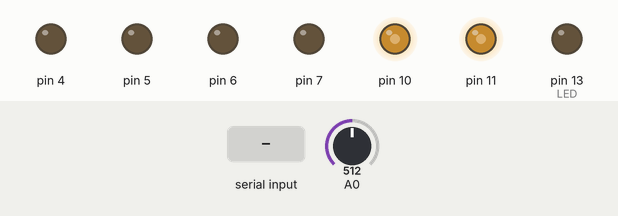
This sketch was run on a simulated Arduino Uno, built with avr-gcc and run on an emulated ATmega328P. On the bench: output pins drawn as LEDs (lit = HIGH). Inputs (shaded band) come from the test bench; at power-on: A0 = 512.

Above: at 1.2 s.
1.3 s: A0 set to 716
At 2.3 s:
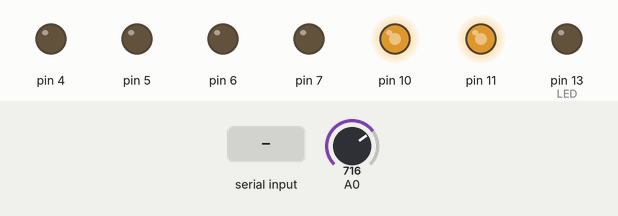
2.8 s: "f" received over Serial
At 3.5 s:
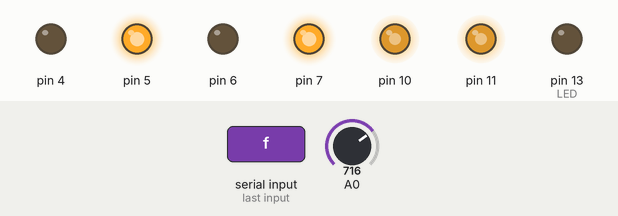
4.3 s: byte 97 ('a') received over Serial
At 4.6 s:
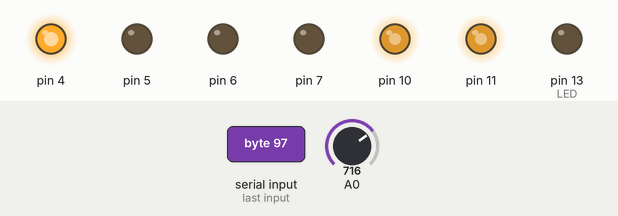
5.8 s: byte 98 ('b') received over Serial
At 7.0 s:
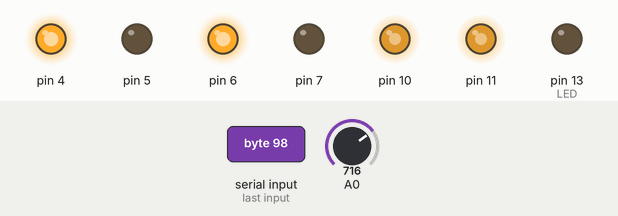
7.3 s: A0 set to 900
At 8.1 s:
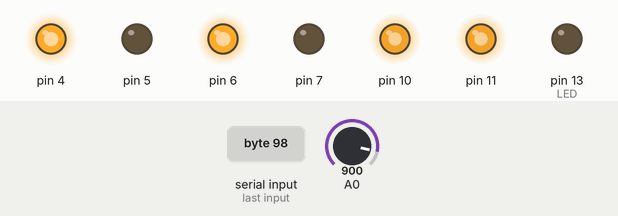
8.8 s: byte 108 ('l') received over Serial
At 9.3 s:
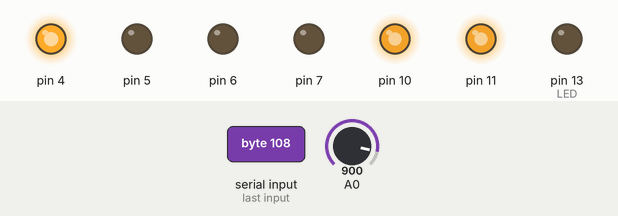
Timing chart, 0 to 11.3 s (numbered marks = the images above; inputs shaded):
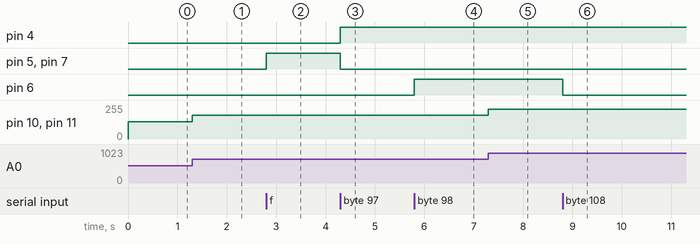

Measured:
- after the input at 1.3 s, pin 10, pin 11: 128/255 → 179/255 at once
- after the input at 2.8 s, pin 5, pin 7: LOW → HIGH at once
- after the input at 4.3 s, pin 4: LOW → HIGH at once; pin 5, pin 7: HIGH → LOW at once
- after the input at 5.8 s, pin 6: LOW → HIGH at once
- after the input at 7.3 s, pin 10, pin 11: 179/255 → 225/255 at once
- after the input at 8.8 s, pin 6: HIGH → LOW at once

The sketch:

9.2HD_code.ino
```cpp
int speed;
int LED = 13;
char input;

void setup()
{
  Serial.begin(9600);
  pinMode(7, OUTPUT);
  pinMode(6, OUTPUT);
  pinMode(5, OUTPUT);
  pinMode(4, OUTPUT);
  pinMode(10, OUTPUT);
  pinMode(11, OUTPUT);
  pinMode(LED, OUTPUT);
  }

void loop()
{
  int potentiometer = analogRead(A0);
  int potent = potentiometer/4;

  analogWrite(10, potent);
  analogWrite(11, potent);

  digitalWrite(LED, LOW);
  speed = 350;
  if(Serial.available())
  {
    char val = Serial.read();
    char timeDelay = Serial.read();
    if(val == 'f'){
      forward();
      if(timeDelay == '1'){
        Delay1();
      }
      else if(timeDelay == '2'){
        Delay2();
      }
      else if(timeDelay == '3'){
        Delay3();
      }
      else if(timeDelay == '4'){
        Delay4();
      }
      else if(timeDelay == '5'){
        Delay5();
      }
      else if(timeDelay == '6'){
        Delay6();
      }
      else if(timeDelay == '7'){
        Delay7();
      }
      else if(timeDelay == '8'){
        Delay8();
      }
      else if(timeDelay == '9'){
        Delay9();
      }
      else if(timeDelay == 'a'){
        Delay10();
      }
    }
    else if(val == 'b'){
      backward();
      if(timeDelay == '1'){
        Delay1();
      }
      else if(timeDelay == '2'){
        Delay2();
      }
      else if(timeDelay == '3'){
        Delay3();
      }
      else if(timeDelay == '4'){
        Delay4();
      }
      else if(timeDelay == '5'){
        Delay5();
      }
      else if(timeDelay == '6'){
        Delay6();
      }
      else if(timeDelay == '7'){
        Delay7();
      }
      else if(timeDelay == '8'){
        Delay8();
      }
      else if(timeDelay == '9'){
        Delay9();
      }
      else if(timeDelay == '10'){
        Delay10();
      }
    }
    else if(val = 'r'){
      right();
      if(timeDelay == '1'){
        Delay1();
      }
      else if(timeDelay == '2'){
        Delay2();
      }
      else if(timeDelay == '3'){
        Delay3();
      }
      else if(timeDelay == '4'){
        Delay4();
      }
      else if(timeDelay == '5'){
        Delay5();
      }
      else if(timeDelay == '6'){
        Delay6();
      }
      else if(timeDelay == '7'){
        Delay7();
      }
      else if(timeDelay == '8'){
        Delay8();
      }
      else if(timeDelay == '9'){
        Delay9();
      }
      else if(timeDelay == '10'){
        Delay10();
      }
    }
    else if(val == 'l'){
      left();
      if(timeDelay == '1'){
        Delay1();
      }
      else if(timeDelay == '2'){
        Delay2();
      }
      else if(timeDelay == '3'){
        Delay3();
      }
      else if(timeDelay == '4'){
        Delay4();
      }
      else if(timeDelay == '5'){
        Delay5();
      }
      else if(timeDelay == '6'){
        Delay6();
      }
      else if(timeDelay == '7'){
        Delay7();
      }
      else if(timeDelay == '8'){
        Delay8();
      }
      else if(timeDelay == '9'){
        Delay9();
      }
      else if(timeDelay == '10'){
        Delay10();
      }
    }
    else if(val == 's'){
      stop();
      if(timeDelay == '1'){
        Delay1();
      }
      else if(timeDelay == '2'){
        Delay2();
      }
      else if(timeDelay == '3'){
        Delay3();
      }
      else if(timeDelay == '4'){
        Delay4();
      }
      else if(timeDelay == '5'){
        Delay5();
      }
      else if(timeDelay == '6'){
        Delay6();
      }
      else if(timeDelay == '7'){
        Delay7();
      }
      else if(timeDelay == '8'){
        Delay8();
      }
      else if(timeDelay == '9'){
        Delay9();
      }
      else if(timeDelay == '10'){
        Delay10();
      }
    }
  }
}
void stop(){
  digitalWrite(7, LOW);
  digitalWrite(6, LOW);
  digitalWrite(5, LOW);
  digitalWrite(4, LOW);
}
void backward()
{
  digitalWrite(7, LOW);
  digitalWrite(6, HIGH);
  digitalWrite(5, LOW);
  digitalWrite(4, HIGH);
}
void forward()
{
  digitalWrite(7, HIGH);
  digitalWrite(6, LOW);
  digitalWrite(5, HIGH);
  digitalWrite(4, LOW);
}
void left()
{
  digitalWrite(7, HIGH);
  digitalWrite(6, LOW);
  digitalWrite(5, LOW);
  digitalWrite(4, LOW);
}
void right()
{
  digitalWrite(7, LOW);
  digitalWrite(6, LOW);
  digitalWrite(5, LOW);
  digitalWrite(4, HIGH);
}
void Delay1()
{
  delay(1000);
}
void Delay2(){
  delay(2000);
}
void Delay3(){
  delay(3000);
}
void Delay4(){
  delay(4000);
}
void Delay5(){
  delay(5000);
}
void Delay6(){
  delay(6000);
}
void Delay7(){
  delay(7000);
}
void Delay8(){
  delay(8000);
}
void Delay9(){
  delay(9000);
}
void Delay10(){
  delay(10000);
}
```
